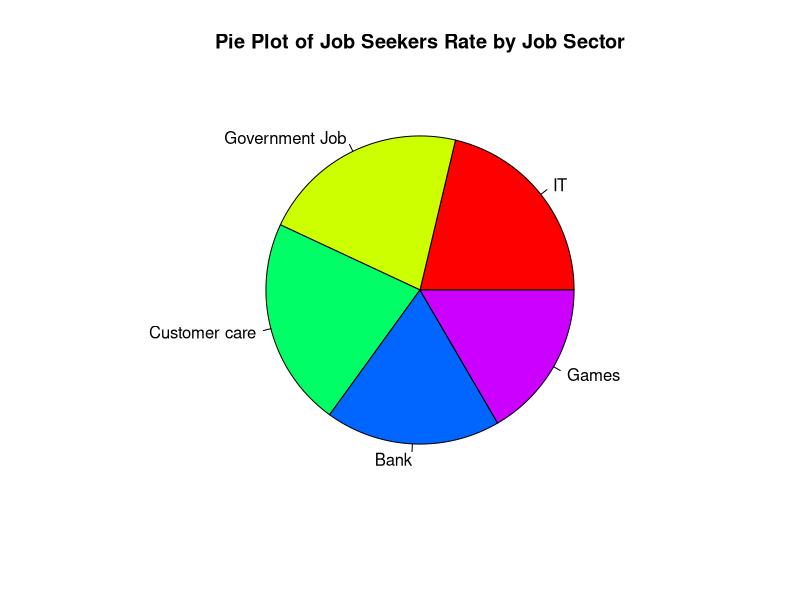
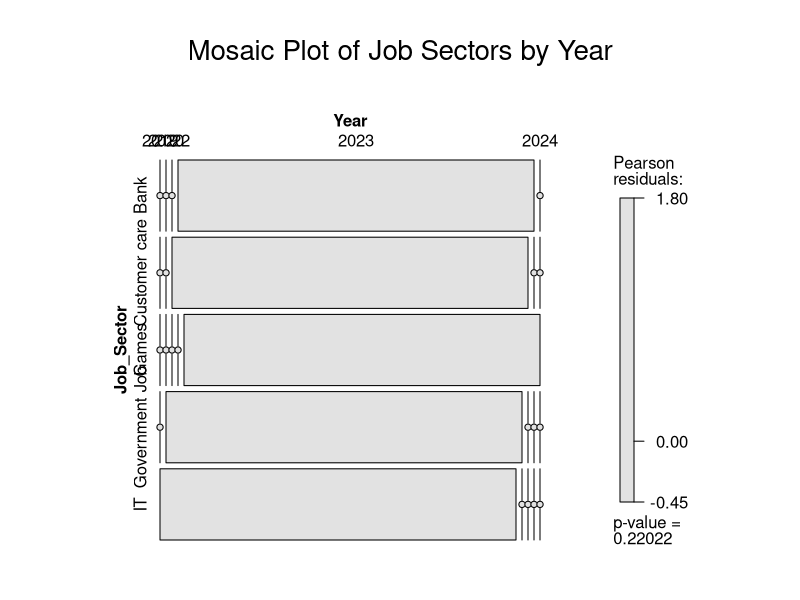
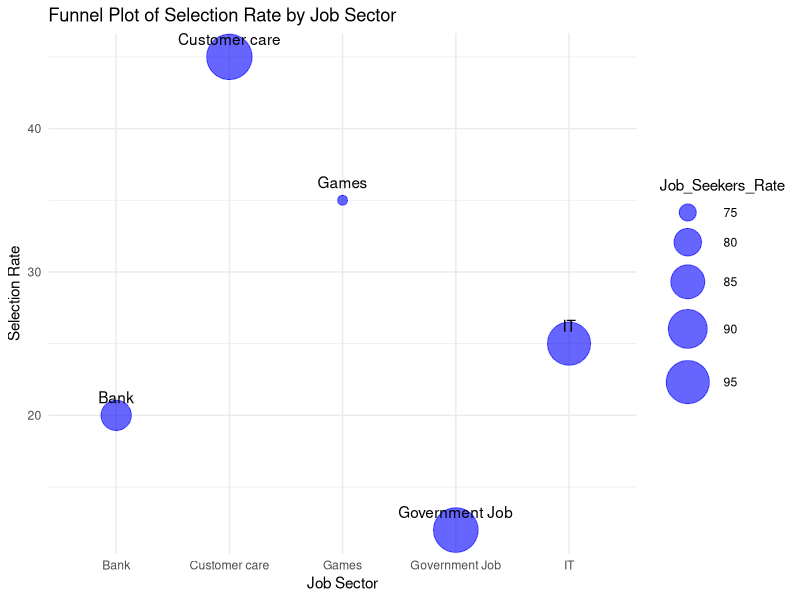

Here is the R script that generated these plots, in order:
# Install required libraries (if not already installed)
if(!require(ggplot2)) install.packages("ggplot2", dependencies=TRUE)
if(!require(vcd)) install.packages("vcd", dependencies=TRUE)

# Load required libraries
library(ggplot2)
library(vcd)

# Creating the dataset
data <- data.frame(
  Year = c(2019, 2020, 2022, 2023, 2024),
  Job_Sector = c("IT", "Government Job", "Customer care", "Bank", "Games"),
  Job_Seekers_Rate = c(95, 97, 98, 82, 74),
  Selection_Rate = c(25, 12, 45, 20, 35)
)

# 1. Pie Plot for Job Seekers' Data
pie_data <- data$Job_Seekers_Rate
names(pie_data) <- data$Job_Sector

# Plotting the Pie Plot
pie(pie_data, main="Pie Plot of Job Seekers Rate by Job Sector", col=rainbow(length(pie_data)))

# 2. Mosaic Plot for the Given Dataset
mosaic_data <- xtabs(~Job_Sector + Year, data)

# Plotting the Mosaic Plot
mosaic(mosaic_data, shade=TRUE, legend=TRUE, main="Mosaic Plot of Job Sectors by Year")

# 3. Funnel Plot for Selection Rate
funnel_data <- data.frame(
  Job_Sector = data$Job_Sector,
  Job_Seekers_Rate = data$Job_Seekers_Rate,
  Selection_Rate = data$Selection_Rate
)

# Plotting the Funnel Plot
ggplot(funnel_data, aes(x=Job_Sector, y=Selection_Rate)) +
  geom_point(aes(size=Job_Seekers_Rate), color='blue', alpha=0.6) +
  geom_text(aes(label=Job_Sector), vjust=-1) +
  scale_size_continuous(range = c(3, 15)) +
  labs(title="Funnel Plot of Selection Rate by Job Sector", x="Job Sector", y="Selection Rate") +
  theme_minimal()